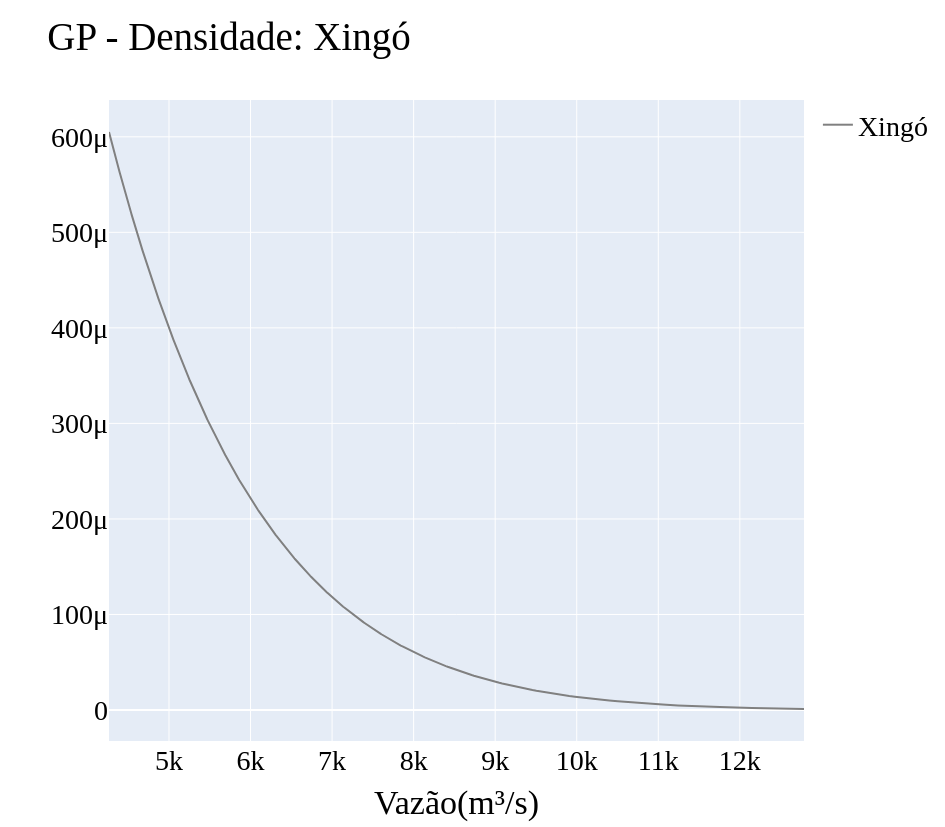

Here is the notebook cell this chart was saved with:
### Markdown cell above
#### 3.1 - Magnitude (Generalizada de Pareto)

### Code cell
#Distribuição cumulativa
title = 'Xingó'
type_function = 'density'

fig_cumulative_mml_pareto, data_cumulative_mmml_pareto = sdp_validation.plot_distribution(title, type_function, estimador='MML')
pio.show(fig_cumulative_mml_pareto)

### Figure 1 — Plotly figure (JSON) as saved in the notebook; plotly's stock layout.template omitted (floating-point values rounded to 4 significant figures; data arrays with more than 128 entries replaced by an {"elided": "..."} marker saying what was removed)
{"data": [{"line": {"color": "rgb(128, 128, 128)", "width": 2}, "name": "Xingó", "type": "scatter", "x": {"elided": "999 float values"}, "y": {"elided": "999 float values"}}], "layout": {"font": {"color": "rgb(0,0,0)", "family": "Time New Roman", "size": 28}, "height": 827, "showlegend": true, "title": {"text": "GP - Densidade: Xingó"}, "width": 945, "xaxis": {"title": {"text": "Vazão(m³/s)"}}, "yaxis": {"title": {"text": ""}}}}
